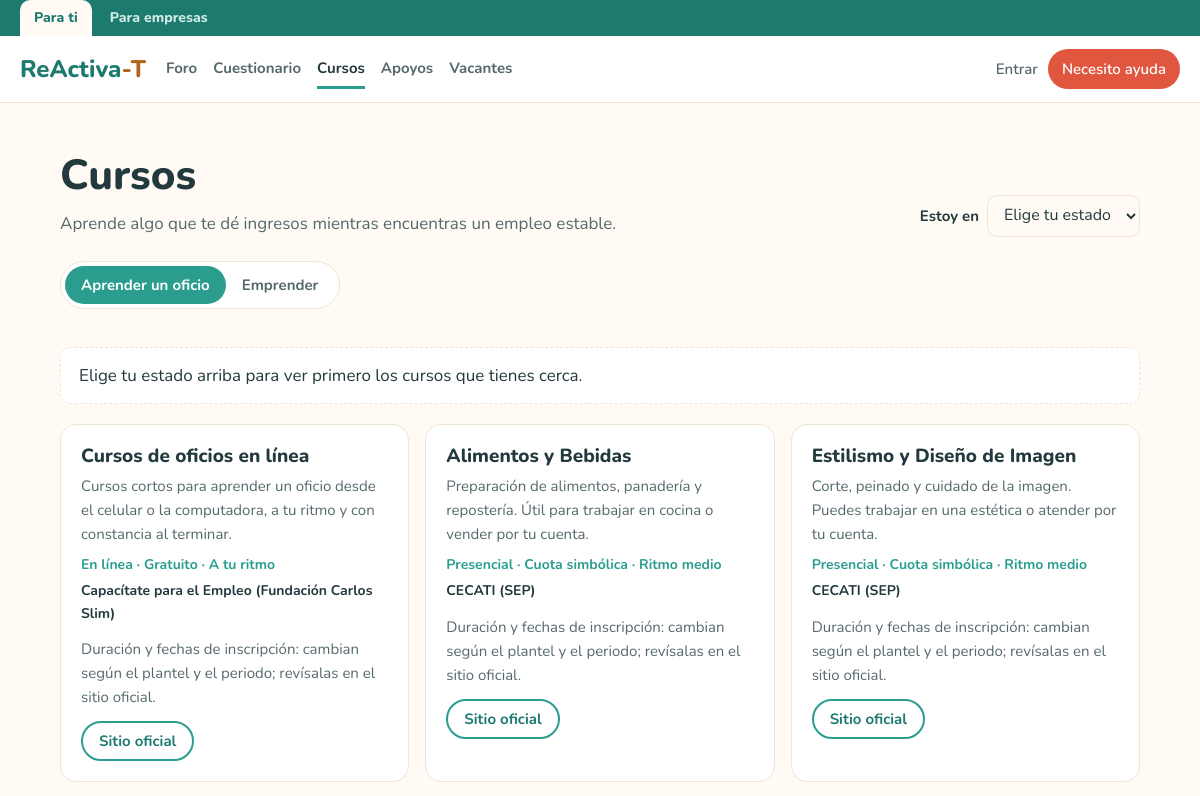
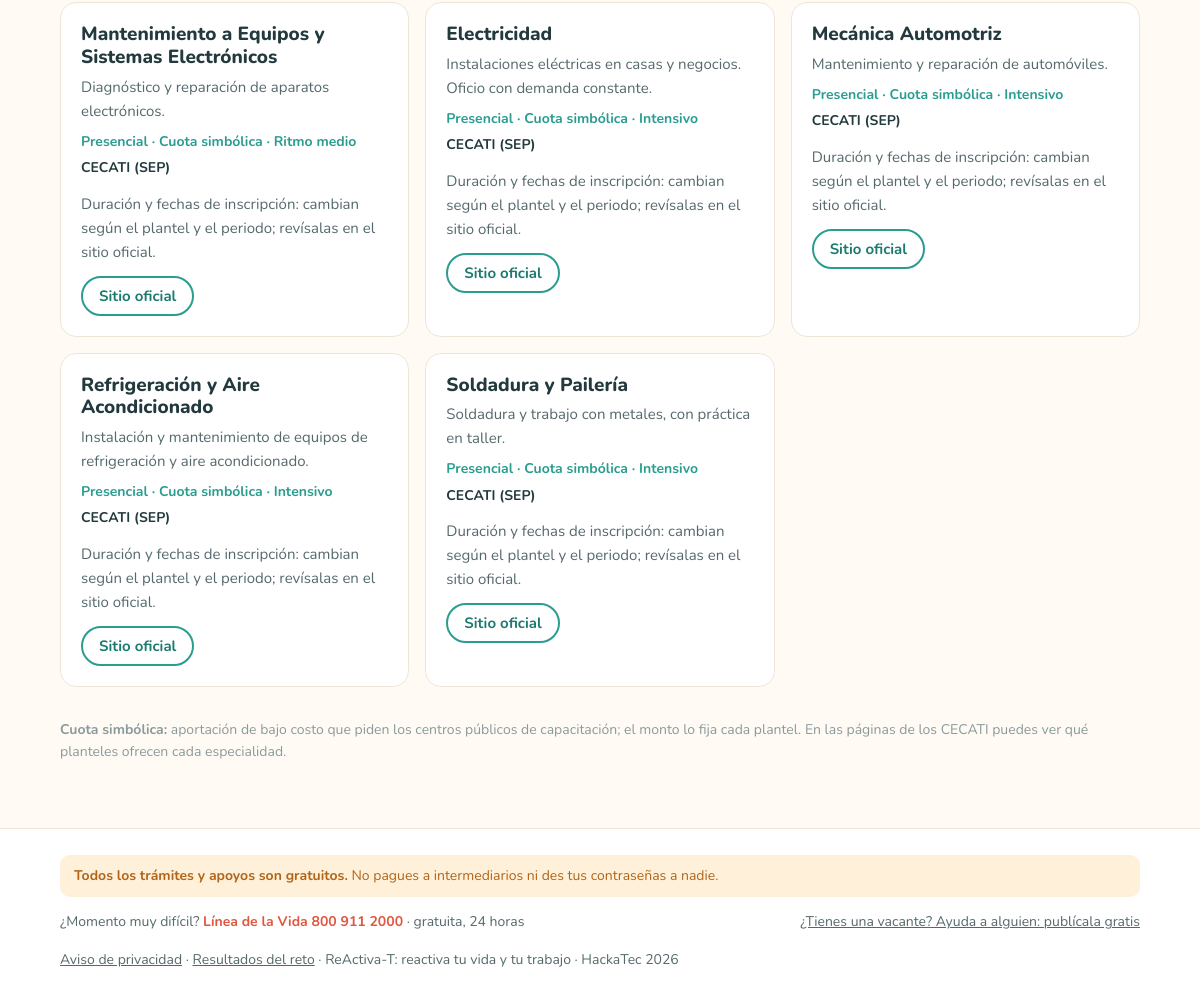
The page /cursos.php on the database its author committed (2 pictures, top to bottom).
### tables this page shows
CREATE TABLE cursos (
  id INT AUTO_INCREMENT PRIMARY KEY,
  nombre VARCHAR(100) NOT NULL,
  tipo ENUM('oficio', 'emprender') NOT NULL,
  descripcion VARCHAR(300) NOT NULL,
  modalidad VARCHAR(20) NOT NULL,
  costo VARCHAR(40) NOT NULL,
  ritmo TINYINT NOT NULL,
  institucion VARCHAR(100) NOT NULL,
  estado VARCHAR(20) NULL,
  enlace VARCHAR(255) NOT NULL
);

### app/nucleo/Controlador.php (called while the page is built, shortened)
<?php
abstract class Controlador
{
    protected function vista(string $vista, array $datos = []): void
    {
        extract($this->datosPlantilla() + $datos);
        require RAIZ . '/app/vistas/plantilla/cabecera.php';
        require RAIZ . '/app/vistas/' . $vista . '.php';
        require RAIZ . '/app/vistas/plantilla/pie.php';
    }
    private function datosPlantilla(): array
    {
        $actual = basename($_SERVER['PHP_SELF']);
        $zonaEmpresas = esEmpresa() || in_array($actual, ['empresas.php', 'empresa.php'], true);
        if (esEmpresa()) {
            $enlaces = ['empresa.php' => 'Mi empresa', 'vacantes.php' => 'Vacantes publicadas', 'foro.php' => 'Foro'];
        } elseif ($zonaEmpresas) {
            $enlaces = ['empresas.php' => 'Cómo funciona', 'vacantes.php' => 'Vacantes publicadas'];
        } else {
            $enlaces = ['foro.php' => 'Foro', 'cuestionario.php' => 'Cuestionario', 'cursos.php' => 'Cursos', 'apoyos.php' => 'Apoyos', 'vacantes.php' => 'Vacantes'];
        }
        return ['u' => usuario(), 'actual' => $actual, 'zonaEmpresas' => $zonaEmpresas, 'enlaces' => $enlaces];
    }
}

### app/controladores/CursoControlador.php (called while the page is built, shortened)
<?php
class CursoControlador extends Controlador
{
    private string $tipo;
    public function __construct()
    {
        $this->tipo = ($_GET['tipo'] ?? '') === 'emprender' ? 'emprender' : 'oficio';
    }
    public function index(): void
    {
        $estado = $this->estadoActual();
        $this->vista('cursos/index', [
            'titulo' => 'Cursos',
            'tipo' => $this->tipo,
            'estado' => $estado,
            'ritmos' => Curso::RITMOS,
            'cursos' => Curso::catalogo($this->tipo, $estado),
            'guardados' => esPersona() ? Curso::idsGuardados(usuario()['id']) : [],
        ]);
    }
}

### app/nucleo/Enrutador.php (called while the page is built, shortened)
<?php
class Enrutador
{
    public static function despachar(string $pagina, string $metodo): void
    {
        [$clase, $get, $post] = self::RUTAS[$pagina];
        $accion = $metodo === 'POST' && $post ? $post : $get;
        (new $clase())->$accion();
    }
}

### app/arranque.php (called while the page is built, shortened)
<?php
require RAIZ . '/app/config/conexion.php';
require RAIZ . '/app/nucleo/ayudantes.php';
spl_autoload_register(function (string $clase): void {
    foreach (['nucleo', 'modelos', 'controladores'] as $carpeta) {
        $archivo = RAIZ . "/app/$carpeta/$clase.php";
        if (is_file($archivo)) {
            return;
        }
    }
});
Enrutador::despachar(basename($_SERVER['SCRIPT_NAME']), $_SERVER['REQUEST_METHOD']);

### cursos.php (called while the page is built)
<?php
require __DIR__ . '/app/arranque.php';

### app/config/conexion.php (called while the page is built, shortened)
<?php
function bd(): PDO
{
    static $pdo = null;
    if ($pdo === null) {
        $opciones = [PDO::ATTR_ERRMODE => PDO::ERRMODE_EXCEPTION, PDO::ATTR_DEFAULT_FETCH_MODE => PDO::FETCH_ASSOC];
        $servidor = 'mysql:host=' . BD_HOST . ';port=' . BD_PUERTO . ';charset=utf8mb4';
        try {
            $pdo = new PDO($servidor . ';dbname=' . BD_NOMBRE, BD_USUARIO, BD_CLAVE, $opciones);
        } catch (PDOException $e) {
            if (!str_contains($e->getMessage(), '1049')) throw $e;
            $instalador = new PDO($servidor, BD_USUARIO, BD_CLAVE, $opciones);
            $instalador->exec(file_get_contents(__DIR__ . '/../sql/retoma.sql'));
            $pdo = new PDO($servidor . ';dbname=' . BD_NOMBRE, BD_USUARIO, BD_CLAVE, $opciones);
        }
        $pdo->exec("SET time_zone = '" . date('P') . "'");
        $marca = sys_get_temp_dir() . '/retoma_esquema_' . md5(BD_HOST . BD_PUERTO . BD_NOMBRE) . '_v' . ESQUEMA_VERSION;
        if (!is_file($marca)) {
            actualizarEsquema($pdo);
        }
    }
    return $pdo;
}
function existe(PDO $pdo, string $tabla, string $columna = ''): bool
{
    $sql = 'SELECT COUNT(*) FROM information_schema.' . ($columna ? 'COLUMNS' : 'TABLES')
        . ' WHERE TABLE_SCHEMA = ? AND TABLE_NAME = ?' . ($columna ? ' AND COLUMN_NAME = ?' : '');
    $st = $pdo->prepare($sql);
    $st->execute(array_filter([BD_NOMBRE, $tabla, $columna]));
    return (bool) $st->fetchColumn();
}
function actualizarEsquema(PDO $pdo): void
{
    if (!existe($pdo, 'cursos', 'estado')) {
        $pdo->exec(file_get_contents(__DIR__ . '/../sql/cursos.sql'));
        if (existe($pdo, 'cursos_guardados')) $pdo->exec('DELETE FROM cursos_guardados');
    }
    if (!existe($pdo, 'usuarios', 'acepta_seguimiento')) {
        $indice = $pdo->query("SHOW INDEX FROM usuarios WHERE Key_name = 'nombre_por_tipo'")->fetch();
        $pdo->exec('ALTER TABLE usuarios ADD acepta_seguimiento TINYINT(1) NOT NULL DEFAULT 0');
    }
    if (!existe($pdo, 'postulaciones', 'estado')) {
        $pdo->exec("ALTER TABLE postulaciones ADD estado ENUM('Recibida', 'En revisión', 'Entrevista', 'Contratado', 'No seleccionado') NOT NULL DEFAULT 'Recibida' AFTER mensaje");
    }
    if (!existe($pdo, 'notas', 'sensible')) {
        $pdo->exec('ALTER TABLE notas ADD sensible TINYINT(1) NOT NULL DEFAULT 0 AFTER color');
    }
    if (!existe($pdo, 'evaluaciones', 'total')) {
        $pdo->exec('ALTER TABLE evaluaciones MODIFY phq TINYINT NULL, MODIFY gad TINYINT NULL,
            ADD estres TINYINT NULL AFTER impacto, ADD ansiedad TINYINT NULL AFTER estres,
            ADD autoestima TINYINT NULL AFTER ansiedad, ADD familia TINYINT NULL AFTER autoestima,
            ADD total TINYINT NULL AFTER familia');
    }
    if (!existe($pdo, 'usuarios', 'estado')) {
        $pdo->exec('ALTER TABLE usuarios ADD estado VARCHAR(20) NULL AFTER acepta_seguimiento');
    }
    if (!existe($pdo, 'notas', 'oculta')) {
        $pdo->exec('ALTER TABLE notas ADD oculta TINYINT(1) NOT NULL DEFAULT 0 AFTER sensible');
    }
    if (!existe($pdo, 'vacantes', 'prestaciones')) {
        $pdo->exec('ALTER TABLE vacantes ADD estado VARCHAR(20) NULL AFTER modalidad, ADD sueldo VARCHAR(60) NULL AFTER estado,
            ADD prestaciones TINYINT(1) NOT NULL DEFAULT 0 AFTER sueldo');
    }
    if (!existe($pdo, 'preferencias')) {
        $sql = file_get_contents(__DIR__ . '/../sql/retoma.sql');
        $pdo->exec(substr($sql, strpos($sql, 'CREATE TABLE denuncias')));
    }
    if (!existe($pdo, 'planes')) {
        $sql = file_get_contents(__DIR__ . '/../sql/retoma.sql');
        $pdo->exec(substr($sql, strpos($sql, 'CREATE TABLE planes')));
    }
    if (!existe($pdo, 'intentos')) {
        $sql = file_get_contents(__DIR__ . '/../sql/retoma.sql');
        $pdo->exec(substr($sql, strpos($sql, 'CREATE TABLE intentos')));
    }
    if (!existe($pdo, 'comentarios', 'sensible')) {
        $pdo->exec('ALTER TABLE comentarios ADD sensible TINYINT(1) NOT NULL DEFAULT 0 AFTER texto');
    }
    if (!existe($pdo, 'cursos_guardados')) {
        $pdo->exec("CREATE TABLE cursos_guardados (
            usuario_id INT NOT NULL,
            curso_id INT NOT NULL,
            estado ENUM('Me interesa', 'Inscrito', 'Terminado') NOT NULL DEFAULT 'Me interesa',
            actualizado DATETIME NOT NULL DEFAULT CURRENT_TIMESTAMP ON UPDATE CURRENT_TIMESTAMP,
            PRIMARY KEY (usuario_id, curso_id),
            FOREIGN KEY (usuario_id) REFERENCES usuarios(id) ON DELETE CASCADE
        ) ENGINE=InnoDB");
    }
}

### app/nucleo/Modelo.php (called while the page is built, shortened)
<?php
abstract class Modelo
{
    protected static function bd(): PDO
    {
        return bd();
    }
    protected static function consultar(string $sql, array $parametros = []): PDOStatement
    {
        $st = self::bd()->prepare($sql);
        $st->execute($parametros);
        return $st;
    }
}

### app/modelos/Curso.php (called while the page is built, shortened)
<?php
class Curso extends Modelo
{
    public static function catalogo(string $tipo, string $estado): array
    {
        return self::consultar('SELECT * FROM cursos WHERE tipo = ? AND (estado IS NULL OR estado = ?) ORDER BY estado IS NULL, ritmo, nombre', [$tipo, $estado])->fetchAll();
    }
}

### app/vistas/cursos/index.php (the view, shortened to what this page needs)
<section class="seccion">
  <div class="contenedor">
    <div class="encabezado">
      <div>
        <h1 class="titulo-pagina">Cursos</h1>
        <p class="suave">Aprende algo que te dé ingresos mientras encuentras un empleo estable.</p>
      </div>
      <?= selectorEstado($estado, $tipo === 'emprender' ? ['tipo' => 'emprender'] : []) ?>
    </div>
    <div class="filtros filtros-solos">
      <a href="cursos.php" class="<?= $tipo === 'oficio' ? 'activo' : '' ?>">Aprender un oficio</a>
      <a href="cursos.php?tipo=emprender" class="<?= $tipo === 'emprender' ? 'activo' : '' ?>">Emprender</a>
    </div>
    <?php if (!$estado): ?>
      <p class="invitacion">Elige tu estado arriba para ver primero los cursos que tienes cerca.</p>
    <?php elseif ($estado === 'otro'): ?>
      <p class="invitacion">Por ahora tenemos directorios de Puebla, Veracruz, Oaxaca y Tlaxcala. Te mostramos los cursos nacionales y en línea.</p>
    <?php endif; ?>
    <div class="rejilla-3">
      <?php foreach ($cursos as $c): ?>
        <article class="tarjeta curso" id="curso-<?= $c['id'] ?>">
          <h3><?= e($c['nombre']) ?></h3>
          <p><?= e($c['descripcion']) ?></p>
          <p class="curso-datos"><?= e($c['modalidad']) ?> · <?= e($c['costo']) ?> · <?= $ritmos[$c['ritmo']] ?></p>
          <p class="institucion"><?= e($c['institucion']) ?></p>
          <p class="chico">Duración y fechas de inscripción: cambian según el plantel y el periodo; revísalas en el sitio oficial.</p>
          <div class="acciones-curso">
            <a class="boton linea chico-boton" href="<?= e($c['enlace']) ?>" target="_blank" rel="noopener">Sitio oficial</a>
          </div>
        </article>
      <?php endforeach; ?>
    </div>
    <p class="chico nota-legal"><b>Cuota simbólica:</b> aportación de bajo costo que piden los centros públicos de capacitación; el monto lo fija cada plantel. En las páginas de los CECATI puedes ver qué planteles ofrecen cada especialidad.</p>
  </div>
</section>

### app/vistas/plantilla/cabecera.php (shortened to what this page needs)
<!DOCTYPE html>
<html lang="es">
<head>
<link rel="stylesheet" href="css/estilos.css">
</head>
<body>
<?php if (!$u): ?>
  <div class="perfiles">
    <div class="contenedor">
      <a href="index.php" class="<?= $zonaEmpresas ? '' : 'activo' ?>">Para ti</a>
      <a href="empresas.php" class="<?= $zonaEmpresas ? 'activo' : '' ?>">Para empresas</a>
    </div>
  </div>
<?php endif; ?>
<header class="barra">
  <div class="contenedor barra-dentro">
    <a class="marca" href="<?= esEmpresa() ? 'empresa.php' : 'index.php' ?>">ReActiva<span class="marca-t">-T</span><?= $zonaEmpresas ? ' <span class="marca-empresas">Empresas</span>' : '' ?></a>
    <nav class="menu" aria-label="Principal">
      <?php foreach ($enlaces as $archivo => $texto): ?>
        <a href="<?= $archivo ?>" class="<?= $actual === $archivo ? 'activo' : '' ?>"<?= $actual === $archivo ? ' aria-current="page"' : '' ?>><?= $texto ?></a>
      <?php endforeach; ?>
    </nav>
    <div class="cuenta">
      <?php if ($u): ?>
        <span class="quien"><?= e($u['nombre']) ?></span>
        <form method="post" action="salir.php" class="form-salir"><?= campoToken() ?><button type="submit">Salir</button></form>
      <?php else: ?>
        <a href="<?= $zonaEmpresas ? 'empresas.php#acceso' : 'entrar.php' ?>">Entrar</a>
      <?php endif; ?>
      <?php if (!$zonaEmpresas): ?>
        <a class="ayuda-ya" href="ayuda.php">Necesito ayuda</a>
      <?php endif; ?>
    </div>
  </div>
</header>
<main id="contenido">

### app/nucleo/ayudantes.php (shortened to what this page needs)
<?php
function e(?string $texto): string
{
    return htmlspecialchars($texto ?? '', ENT_QUOTES, 'UTF-8');
}
function usuario(): ?array
{
    return $_SESSION['usuario'] ?? null;
}
function esPersona(): bool
{
    return (usuario()['tipo'] ?? '') === 'persona';
}
function esEmpresa(): bool
{
    return (usuario()['tipo'] ?? '') === 'empresa';
}
function selectorEstado(string $actual, array $extra = []): string
{
    $html = '<form method="get" class="selector-estado">';
    $html .= '<label for="estado">Estoy en</label><select id="estado" name="estado" onchange="this.form.submit()">';
    $html .= '<option value="">Elige tu estado</option>';
    foreach (ESTADOS as $clave => $nombre) {
        $html .= '<option value="' . $clave . '"' . ($actual === $clave ? ' selected' : '') . '>' . $nombre . '</option>';
    }
    return $html . '</select><noscript><button type="submit">Ver</button></noscript></form>';
}

### app/vistas/plantilla/pie.php (shortened to what this page needs)
</main>
<footer class="pie">
  <div class="contenedor">
    <p class="pie-seguridad"><b>Todos los trámites y apoyos son gratuitos.</b> No pagues a intermediarios ni des tus contraseñas a nadie.</p>
    <div class="pie-dentro">
      <span>¿Momento muy difícil? <a href="tel:8009112000"><b>Línea de la Vida 800 911 2000</b></a> · gratuita, 24 horas</span>
      <?php if (!esPersona()): ?><span><a class="enlace-pie" href="empresas.php">¿Tienes una vacante? Ayuda a alguien: publícala gratis</a></span><?php endif; ?>
      <span><a class="enlace-pie" href="privacidad.php">Aviso de privacidad</a> · <a class="enlace-pie" href="impacto.php">Resultados del reto</a> · ReActiva-T: reactiva tu vida y tu trabajo · HackaTec 2026</span>
    </div>
  </div>
</footer>
</body>
</html>

### rows shown on the page
cursos: nombre "Cursos de oficios en línea", descripcion "Cursos cortos para aprender un oficio desde el celular o la computadora, a tu ritmo y con constancia al terminar.", modalidad "En línea", costo "Gratuito", ritmo "A tu ritmo", institucion "Capacítate para el Empleo (Fundación Carlos Slim)"
cursos: nombre "Alimentos y Bebidas", descripcion "Preparación de alimentos, panadería y repostería. Útil para trabajar en cocina o vender por tu cuenta.", modalidad "Presencial", costo "Cuota simbólica", ritmo "Ritmo medio", institucion "CECATI (SEP)"
cursos: nombre "Estilismo y Diseño de Imagen", descripcion "Corte, peinado y cuidado de la imagen. Puedes trabajar en una estética o atender por tu cuenta.", modalidad "Presencial", costo "Cuota simbólica", ritmo "Ritmo medio", institucion "CECATI (SEP)"
cursos: nombre "Mantenimiento a Equipos y Sistemas Electrónicos", descripcion "Diagnóstico y reparación de aparatos electrónicos.", modalidad "Presencial", costo "Cuota simbólica", ritmo "Ritmo medio", institucion "CECATI (SEP)"
cursos: nombre "Electricidad", descripcion "Instalaciones eléctricas en casas y negocios. Oficio con demanda constante.", modalidad "Presencial", costo "Cuota simbólica", ritmo "Intensivo", institucion "CECATI (SEP)"
cursos: nombre "Mecánica Automotriz", descripcion "Mantenimiento y reparación de automóviles.", modalidad "Presencial", costo "Cuota simbólica", ritmo "Intensivo", institucion "CECATI (SEP)"
cursos: nombre "Refrigeración y Aire Acondicionado", descripcion "Instalación y mantenimiento de equipos de refrigeración y aire acondicionado.", modalidad "Presencial", costo "Cuota simbólica", ritmo "Intensivo", institucion "CECATI (SEP)"
cursos: nombre "Soldadura y Pailería", descripcion "Soldadura y trabajo con metales, con práctica en taller.", modalidad "Presencial", costo "Cuota simbólica", ritmo "Intensivo", institucion "CECATI (SEP)"

### other values the page prints
$texto "Foro"
$texto "Cuestionario"
$texto "Cursos"
$texto "Apoyos"
$texto "Vacantes"
